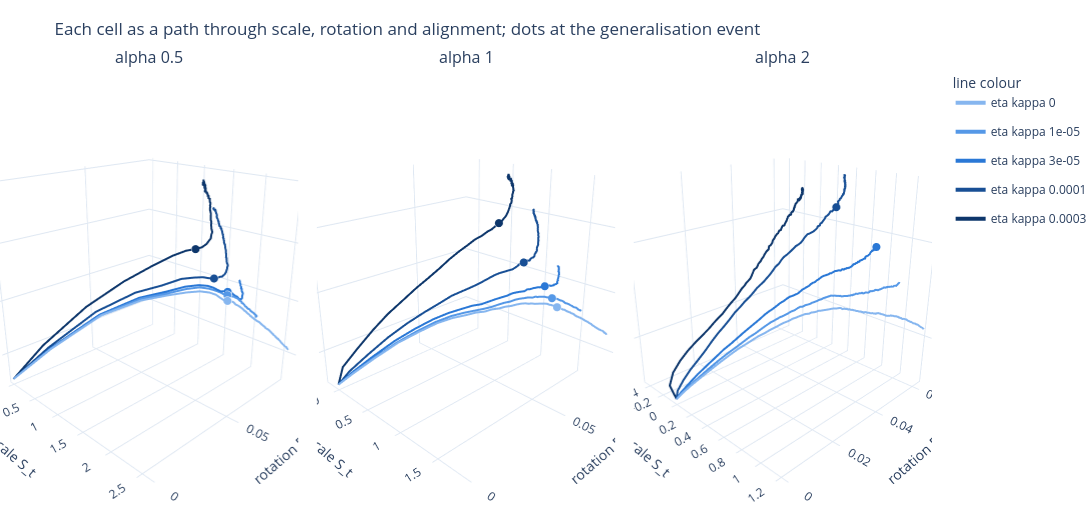

This figure's notebook cell:
### Markdown cell above
## 3. Each cell as a path through scale, rotation and alignment

The three centred kernel terms as axes: scale, rotation and alignment. Every cell starts at zero scale and rotation with alignment near 0.09. Decay bends the paths towards smaller scale without lowering the alignment reached, and the generalisation dots of a panel cluster in rotation and alignment while spreading in scale.

### Code cell
# Three 3D scenes, one per alpha; each decay level is one path through (S, R, A) plus one dot at its generalisation event.
fig = make_subplots(rows=1, cols=3, specs=[[{"type": "scene"}] * 3], subplot_titles=[f"alpha {a:g}" for a in ALPHAS],
                    horizontal_spacing=0.02)
decay_colours = dict(zip(DECAYS, L.RAMP))
for col, a in enumerate(ALPHAS, start=1):
    for ek in DECAYS:
        run = grid[(a, ek)]
        h = run["history"]
        fig.add_trace(go.Scatter3d(x=h["S_c"], y=h["R_c"], z=h["A_t"], mode="lines", line=dict(color=decay_colours[ek], width=4),
                                   name=f"eta kappa {ek:g}", legendgroup=str(ek), showlegend=(col == 1), customdata=h["step"],
                                   hovertemplate="step %{customdata}<br>S %{x:.2f}<br>R %{y:.3f}<br>A %{z:.4f}<extra>alpha " + f"{a:g}, eta kappa {ek:g}</extra>"),
                      row=1, col=col)
        t = rows[(a, ek)]["t_test"]
        if t is not None:
            fig.add_trace(go.Scatter3d(x=[L.value_at_step(run, "S_c", t)], y=[L.value_at_step(run, "R_c", t)], z=[L.value_at_step(run, "A_t", t)],
                                       mode="markers", marker=dict(color=decay_colours[ek], size=5, line=dict(color="white", width=1)),
                                       legendgroup=str(ek), showlegend=False,
                                       hovertemplate=f"generalisation event at step {t}<br>S %{{x:.2f}}<br>R %{{y:.3f}}<br>A %{{z:.4f}}<extra>alpha {a:g}, eta kappa {ek:g}</extra>"),
                          row=1, col=col)
scene = dict(xaxis_title="scale S_t", yaxis_title="rotation R_t", zaxis_title="alignment A_t",
             camera=dict(eye=dict(x=1.6, y=-1.6, z=0.9)))
fig.update_layout(scene=scene, scene2=scene, scene3=scene, height=520, width=1250, template="plotly_white",
                  title="Each cell as a path through scale, rotation and alignment; dots at the generalisation event",
                  legend_title_text="line colour", margin=dict(t=70, b=10, l=0, r=0))
fig.show()

### Figure 1 — Plotly figure (JSON) as saved in the notebook; plotly's stock layout.template omitted (floating-point values rounded to 4 significant figures; data arrays with more than 128 entries replaced by an {"elided": "..."} marker saying what was removed)
{"data": [{"customdata": {"elided": "201 int values"}, "hovertemplate": "step %{customdata}<br>S %{x:.2f}<br>R %{y:.3f}<br>A %{z:.4f}<extra>alpha 0.5, eta kappa 0</extra>", "legendgroup": "0.0", "line": {"color": "#86b6ef", "width": 4}, "mode": "lines", "name": "eta kappa 0", "scene": "scene", "showlegend": true, "type": "scatter3d", "x": {"elided": "201 float values"}, "y": {"elided": "201 float values"}, "z": {"elided": "201 float values"}}, {"hovertemplate": "generalisation event at step 5500<br>S %{x:.2f}<br>R %{y:.3f}<br>A %{z:.4f}<extra>alpha 0.5, eta kappa 0</extra>", "legendgroup": "0.0", "marker": {"color": "#86b6ef", "line": {"color": "white", "width": 1}, "size": 5}, "mode": "markers", "scene": "scene", "showlegend": false, "type": "scatter3d", "x": [2.029], "y": [0.06827], "z": [0.1211]}, {"customdata": {"elided": "201 int values"}, "hovertemplate": "step %{customdata}<br>S %{x:.2f}<br>R %{y:.3f}<br>A %{z:.4f}<extra>alpha 0.5, eta kappa 1e-05</extra>", "legendgroup": "1e-05", "line": {"color": "#5598e7", "width": 4}, "mode": "lines", "name": "eta kappa 1e-05", "scene": "scene", "showlegend": true, "type": "scatter3d", "x": {"elided": "201 float values"}, "y": {"elided": "201 float values"}, "z": {"elided": "201 float values"}}, {"hovertemplate": "generalisation event at step 5500<br>S %{x:.2f}<br>R %{y:.3f}<br>A %{z:.4f}<extra>alpha 0.5, eta kappa 1e-05</extra>", "legendgroup": "1e-05", "marker": {"color": "#5598e7", "line": {"color": "white", "width": 1}, "size": 5}, "mode": "markers", "scene": "scene", "showlegend": false, "type": "scatter3d", "x": [2.002], "y": [0.0693], "z": [0.1227]}, {"customdata": {"elided": "201 int values"}, "hovertemplate": "step %{customdata}<br>S %{x:.2f}<br>R %{y:.3f}<br>A %{z:.4f}<extra>alpha 0.5, eta kappa 3e-05</extra>", "legendgroup": "3e-05", "line": {"color": "#2a78d6", "width": 4}, "mode": "lines", "name": "eta kappa 3e-05", "scene": "scene", "showlegend": true, "type": "scatter3d", "x": {"elided": "201 float values"}, "y": {"elided": "201 float values"}, "z": {"elided": "201 float values"}}, {"hovertemplate": "generalisation event at step 6000<br>S %{x:.2f}<br>R %{y:.3f}<br>A %{z:.4f}<extra>alpha 0.5, eta kappa 3e-05</extra>", "legendgroup": "3e-05", "marker": {"color": "#2a78d6", "line": {"color": "white", "width": 1}, "size": 5}, "mode": "markers", "scene": "scene", "showlegend": false, "type": "scatter3d", "x": [1.987], "y": [0.07007], "z": [0.1236]}, {"customdata": {"elided": "201 int values"}, "hovertemplate": "step %{customdata}<br>S %{x:.2f}<br>R %{y:.3f}<br>A %{z:.4f}<extra>alpha 0.5, eta kappa 0.0001</extra>", "legendgroup": "0.0001", "line": {"color": "#184f95", "width": 4}, "mode": "lines", "name": "eta kappa 0.0001", "scene": "scene", "showlegend": true, "type": "scatter3d", "x": {"elided": "201 float values"}, "y": {"elided": "201 float values"}, "z": {"elided": "201 float values"}}, {"hovertemplate": "generalisation event at step 4500<br>S %{x:.2f}<br>R %{y:.3f}<br>A %{z:.4f}<extra>alpha 0.5, eta kappa 0.0001</extra>", "legendgroup": "0.0001", "marker": {"color": "#184f95", "line": {"color": "white", "width": 1}, "size": 5}, "mode": "markers", "scene": "scene", "showlegend": false, "type": "scatter3d", "x": [1.812], "y": [0.06768], "z": [0.1277]}, {"customdata": {"elided": "201 int values"}, "hovertemplate": "step %{customdata}<br>S %{x:.2f}<br>R %{y:.3f}<br>A %{z:.4f}<extra>alpha 0.5, eta kappa 0.0003</extra>", "legendgroup": "0.0003", "line": {"color": "#0d366b", "width": 4}, "mode": "lines", "name": "eta kappa 0.0003", "scene": "scene", "showlegend": true, "type": "scatter3d", "x": {"elided": "201 float values"}, "y": {"elided": "201 float values"}, "z": {"elided": "201 float values"}}, {"hovertemplate": "generalisation event at step 3500<br>S %{x:.2f}<br>R %{y:.3f}<br>A %{z:.4f}<extra>alpha 0.5, eta kappa 0.0003</extra>", "legendgroup": "0.0003", "marker": {"color": "#0d366b", "line": {"color": "white", "width": 1}, "size": 5}, "mode": "markers", "scene": "scene", "showlegend": false, "type": "scatter3d", "x": [1.46], "y": [0.06894], "z": [0.1357]}, {"customdata": {"elided": "201 int values"}, "hovertemplate": "step %{customdata}<br>S %{x:.2f}<br>R %{y:.3f}<br>A %{z:.4f}<extra>alpha 1, eta kappa 0</extra>", "legendgroup": "0.0", "line": {"color": "#86b6ef", "width": 4}, "mode": "lines", "name": "eta kappa 0", "scene": "scene2", "showlegend": false, "type": "scatter3d", "x": {"elided": "201 float values"}, "y": {"elided": "201 float values"}, "z": {"elided": "201 float values"}}, {"hovertemplate": "generalisation event at step 17000<br>S %{x:.2f}<br>R %{y:.3f}<br>A %{z:.4f}<extra>alpha 1, eta kappa 0</extra>", "legendgroup": "0.0", "marker": {"color": "#86b6ef", "line": {"color": "white", "width": 1}, "size": 5}, "mode": "markers", "scene": "scene2", "showlegend": false, "type": "scatter3d", "x": [1.492], "y": [0.06307], "z": [0.1163]}, {"customdata": {"elided": "201 int values"}, "hovertemplate": "step %{customdata}<br>S %{x:.2f}<br>R %{y:.3f}<br>A %{z:.4f}<extra>alpha 1, eta kappa 1e-05</extra>", "legendgroup": "1e-05", "line": {"color": "#5598e7", "width": 4}, "mode": "lines", "name": "eta kappa 1e-05", "scene": "scene2", "showlegend": false, "type": "scatter3d", "x": {"elided": "201 float values"}, "y": {"elided": "201 float values"}, "z": {"elided": "201 float values"}}, {"hovertemplate": "generalisation event at step 16000<br>S %{x:.2f}<br>R %{y:.3f}<br>A %{z:.4f}<extra>alpha 1, eta kappa 1e-05</extra>", "legendgroup": "1e-05", "marker": {"color": "#5598e7", "line": {"color": "white", "width": 1}, "size": 5}, "mode": "markers", "scene": "scene2", "showlegend": false, "type": "scatter3d", "x": [1.417], "y": [0.06363], "z": [0.1184]}, {"customdata": {"elided": "201 int values"}, "hovertemplate": "step %{customdata}<br>S %{x:.2f}<br>R %{y:.3f}<br>A %{z:.4f}<extra>alpha 1, eta kappa 3e-05</extra>", "legendgroup": "3e-05", "line": {"color": "#2a78d6", "width": 4}, "mode": "lines", "name": "eta kappa 3e-05", "scene": "scene2", "showlegend": false, "type": "scatter3d", "x": {"elided": "201 float values"}, "y": {"elided": "201 float values"}, "z": {"elided": "201 float values"}}, {"hovertemplate": "generalisation event at step 14500<br>S %{x:.2f}<br>R %{y:.3f}<br>A %{z:.4f}<extra>alpha 1, eta kappa 3e-05</extra>", "legendgroup": "3e-05", "marker": {"color": "#2a78d6", "line": {"color": "white", "width": 1}, "size": 5}, "mode": "markers", "scene": "scene2", "showlegend": false, "type": "scatter3d", "x": [1.317], "y": [0.06397], "z": [0.1214]}, {"customdata": {"elided": "201 int values"}, "hovertemplate": "step %{customdata}<br>S %{x:.2f}<br>R %{y:.3f}<br>A %{z:.4f}<extra>alpha 1, eta kappa 0.0001</extra>", "legendgroup": "0.0001", "line": {"color": "#184f95", "width": 4}, "mode": "lines", "name": "eta kappa 0.0001", "scene": "scene2", "showlegend": false, "type": "scatter3d", "x": {"elided": "201 float values"}, "y": {"elided": "201 float values"}, "z": {"elided": "201 float values"}}, {"hovertemplate": "generalisation event at step 10000<br>S %{x:.2f}<br>R %{y:.3f}<br>A %{z:.4f}<extra>alpha 1, eta kappa 0.0001</extra>", "legendgroup": "0.0001", "marker": {"color": "#184f95", "line": {"color": "white", "width": 1}, "size": 5}, "mode": "markers", "scene": "scene2", "showlegend": false, "type": "scatter3d", "x": [1.059], "y": [0.06311], "z": [0.1274]}, {"customdata": {"elided": "201 int values"}, "hovertemplate": "step %{customdata}<br>S %{x:.2f}<br>R %{y:.3f}<br>A %{z:.4f}<extra>alpha 1, eta kappa 0.0003</extra>", "legendgroup": "0.0003", "line": {"color": "#0d366b", "width": 4}, "mode": "lines", "name": "eta kappa 0.0003", "scene": "scene2", "showlegend": false, "type": "scatter3d", "x": {"elided": "201 float values"}, "y": {"elided": "201 float values"}, "z": {"elided": "201 float values"}}, {"hovertemplate": "generalisation event at step 8500<br>S %{x:.2f}<br>R %{y:.3f}<br>A %{z:.4f}<extra>alpha 1, eta kappa 0.0003</extra>", "legendgroup": "0.0003", "marker": {"color": "#0d366b", "line": {"color": "white", "width": 1}, "size": 5}, "mode": "markers", "scene": "scene2", "showlegend": false, "type": "scatter3d", "x": [0.6169], "y": [0.06762], "z": [0.1368]}, {"customdata": {"elided": "201 int values"}, "hovertemplate": "step %{customdata}<br>S %{x:.2f}<br>R %{y:.3f}<br>A %{z:.4f}<extra>alpha 2, eta kappa 0</extra>", "legendgroup": "0.0", "line": {"color": "#86b6ef", "width": 4}, "mode": "lines", "name": "eta kappa 0", "scene": "scene3", "showlegend": false, "type": "scatter3d", "x": {"elided": "201 float values"}, "y": {"elided": "201 float values"}, "z": {"elided": "201 float values"}}, {"customdata": {"elided": "201 int values"}, "hovertemplate": "step %{customdata}<br>S %{x:.2f}<br>R %{y:.3f}<br>A %{z:.4f}<extra>alpha 2, eta kappa 1e-05</extra>", "legendgroup": "1e-05", "line": {"color": "#5598e7", "width": 4}, "mode": "lines", "name": "eta kappa 1e-05", "scene": "scene3", "showlegend": false, "type": "scatter3d", "x": {"elided": "201 float values"}, "y": {"elided": "201 float values"}, "z": {"elided": "201 float values"}}, {"customdata": {"elided": "201 int values"}, "hovertemplate": "step %{customdata}<br>S %{x:.2f}<br>R %{y:.3f}<br>A %{z:.4f}<extra>alpha 2, eta kappa 3e-05</extra>", "legendgroup": "3e-05", "line": {"color": "#2a78d6", "width": 4}, "mode": "lines", "name": "eta kappa 3e-05", "scene": "scene3", "showlegend": false, "type": "scatter3d", "x": {"elided": "201 float values"}, "y": {"elided": "201 float values"}, "z": {"elided": "201 float values"}}, {"hovertemplate": "generalisation event at step 95000<br>S %{x:.2f}<br>R %{y:.3f}<br>A %{z:.4f}<extra>alpha 2, eta kappa 3e-05</extra>", "legendgroup": "3e-05", "marker": {"color": "#2a78d6", "line": {"color": "white", "width": 1}, "size": 5}, "mode": "markers", "scene": "scene3", "showlegend": false, "type": "scatter3d", "x": [0.7351], "y": [0.06], "z": [0.1174]}, {"customdata": {"elided": "201 int values"}, "hovertemplate": "step %{customdata}<br>S %{x:.2f}<br>R %{y:.3f}<br>A %{z:.4f}<extra>alpha 2, eta kappa 0.0001</extra>", "legendgroup": "0.0001", "line": {"color": "#184f95", "width": 4}, "mode": "lines", "name": "eta kappa 0.0001", "scene": "scene3", "showlegend": false, "type": "scatter3d", "x": {"elided": "201 float values"}, "y": {"elided": "201 float values"}, "z": {"elided": "201 float values"}}, {"hovertemplate": "generalisation event at step 31500<br>S %{x:.2f}<br>R %{y:.3f}<br>A %{z:.4f}<extra>alpha 2, eta kappa 0.0001</extra>", "legendgroup": "0.0001", "marker": {"color": "#184f95", "line": {"color": "white", "width": 1}, "size": 5}, "mode": "markers", "scene": "scene3", "showlegend": false, "type": "scatter3d", "x": [0.3606], "y": [0.05666], "z": [0.1246]}, {"customdata": {"elided": "201 int values"}, "hovertemplate": "step %{customdata}<br>S %{x:.2f}<br>R %{y:.3f}<br>A %{z:.4f}<extra>alpha 2, eta kappa 0.0003</extra>", "legendgroup": "0.0003", "line": {"color": "#0d366b", "width": 4}, "mode": "lines", "name": "eta kappa 0.0003", "scene": "scene3", "showlegend": false, "type": "scatter3d", "x": {"elided": "201 float values"}, "y": {"elided": "201 float values"}, "z": {"elided": "201 float values"}}], "layout": {"annotations": [{"font": {"size": 16}, "showarrow": false, "text": "alpha 0.5", "x": 0.16, "xanchor": "center", "xref": "paper", "y": 1.0, "yanchor": "bottom", "yref": "paper"}, {"font": {"size": 16}, "showarrow": false, "text": "alpha 1", "x": 0.5, "xanchor": "center", "xref": "paper", "y": 1.0, "yanchor": "bottom", "yref": "paper"}, {"font": {"size": 16}, "showarrow": false, "text": "alpha 2", "x": 0.84, "xanchor": "center", "xref": "paper", "y": 1.0, "yanchor": "bottom", "yref": "paper"}], "height": 520, "legend": {"title": {"text": "line colour"}}, "margin": {"b": 10, "l": 0, "r": 0, "t": 70}, "scene": {"camera": {"eye": {"x": 1.6, "y": -1.6, "z": 0.9}}, "domain": {"x": [0.0, 0.32], "y": [0.0, 1.0]}, "xaxis": {"title": {"text": "scale S_t"}}, "yaxis": {"title": {"text": "rotation R_t"}}, "zaxis": {"title": {"text": "alignment A_t"}}}, "scene2": {"camera": {"eye": {"x": 1.6, "y": -1.6, "z": 0.9}}, "domain": {"x": [0.34, 0.66], "y": [0.0, 1.0]}, "xaxis": {"title": {"text": "scale S_t"}}, "yaxis": {"title": {"text": "rotation R_t"}}, "zaxis": {"title": {"text": "alignment A_t"}}}, "scene3": {"camera": {"eye": {"x": 1.6, "y": -1.6, "z": 0.9}}, "domain": {"x": [0.68, 1.0], "y": [0.0, 1.0]}, "xaxis": {"title": {"text": "scale S_t"}}, "yaxis": {"title": {"text": "rotation R_t"}}, "zaxis": {"title": {"text": "alignment A_t"}}}, "title": {"text": "Each cell as a path through scale, rotation and alignment; dots at the generalisation event"}, "width": 1250}}
